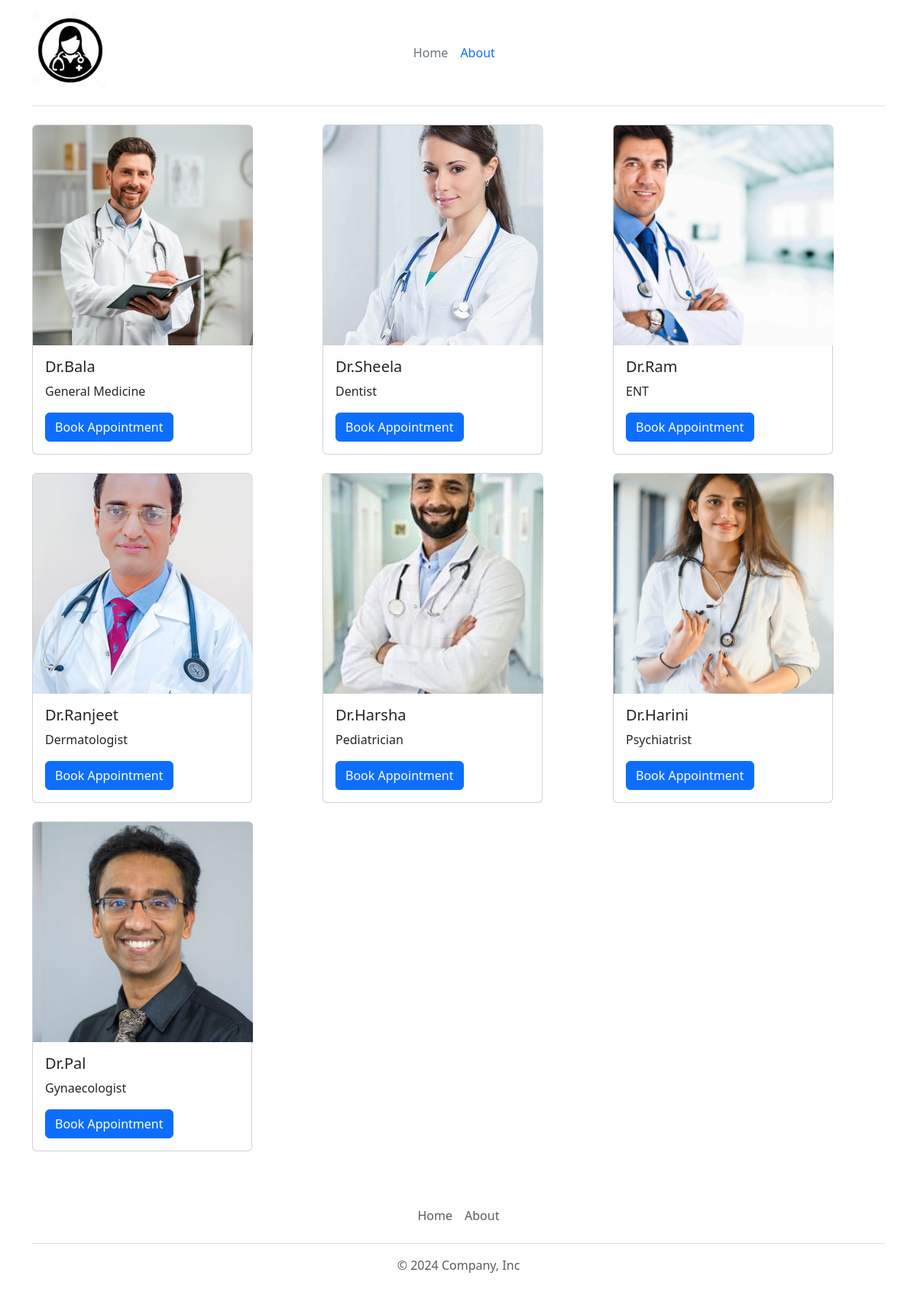
/main/, run on the app's committed database.
### myapp/models.py (models this page shows, shortened)
class Doctordetail(models.Model):
    doc_img = models.ImageField(upload_to='doctor/')
    doc_name = models.CharField(max_length=50)
    doc_spec = models.CharField(max_length=50)

### myapp/views.py (the view)
# urls.py: path('main/', views.main, name='main'),
def main(request):
    doctors = Doctordetail.objects.all()
    return render(request, 'main.html', {'doctors': doctors})

### templates/main.html (shortened to what this page needs)
{% load static %}
<!DOCTYPE html>
<html lang="en">
<head>
    <link href="https://cdn.jsdelivr.net/npm/bootstrap@5.3.3/dist/css/bootstrap.min.css" rel="stylesheet">
</head>
<body>
    <div class="container">
        <header class="d-flex flex-wrap align-items-center justify-content-center justify-content-md-between py-3 mb-4 border-bottom">
            <div class="col-md-3 mb-2 mb-md-0">
                <a href="/" class="d-inline-flex link-body-emphasis text-decoration-none">
                  <img src="{% static 'icon.jpg' %}" alt="" width="100" height="100">
                </a>
            </div>
            <ul class="nav col-12 col-md-auto mb-2 justify-content-center mb-md-0" style="padding-right: 45%;">
                <li><a href="{% url 'index' %}" class="nav-link px-2 link-secondary">Home</a></li>
                <li><a href="{% url 'about' %}" class="nav-link px-2">About</a></li>
            </ul>
        </header>
    </div>
    <div class="container mt-4">
        <div class="row">
            {% for doctor in doctors %}
                <div class="col-md-4 mb-4">
                    <div class="card" style="width: 18rem;">
                      <img src="{{ doctor.doc_img.url }}" class="card-img-top" alt="Doctor Image" style="width: 18rem; height: 18rem; object-fit: cover;">
                        <div class="card-body">
                            <h5 class="card-title">{{ doctor.doc_name }}</h5>
                            <p class="card-text">{{ doctor.doc_spec }}</p>
                            <a href="{% url 'mainn' %}?doctor_name={{ doctor.doc_name }}" class="btn btn-primary">Book Appointment</a>
                        </div>
                    </div>
                </div>
                {% if forloop.counter|divisibleby:3 %}
                    </div><div class="row">
                {% endif %}
            {% endfor %}
        </div>
    </div>
    <div class="container">
        <footer class="py-3 my-4">
            <ul class="nav justify-content-center border-bottom pb-3 mb-3">
                <li class="nav-item"><a href="{% url 'index' %}" class="nav-link px-2 text-body-secondary">Home</a></li>
                <li class="nav-item"><a href="{% url 'about' %}" class="nav-link px-2 text-body-secondary">About</a></li>
            </ul>
            <p class="text-center text-body-secondary">&copy; 2024 Company, Inc</p>
        </footer>
    </div>
</body>
</html>

### data on the page
Doctordetail: doc_img (picture), doc_name "Dr.Bala", doc_spec "General Medicine"
Doctordetail: doc_img (picture), doc_name "Dr.Sheela", doc_spec "Dentist"
Doctordetail: doc_img (picture), doc_name "Dr.Ram", doc_spec "ENT"
Doctordetail: doc_img (picture), doc_name "Dr.Ranjeet", doc_spec "Dermatologist"
Doctordetail: doc_img (picture), doc_name "Dr.Harsha", doc_spec "Pediatrician"
Doctordetail: doc_img (picture), doc_name "Dr.Harini", doc_spec "Psychiatrist"
Doctordetail: doc_img (picture), doc_name "Dr.Pal", doc_spec "Gynaecologist"
